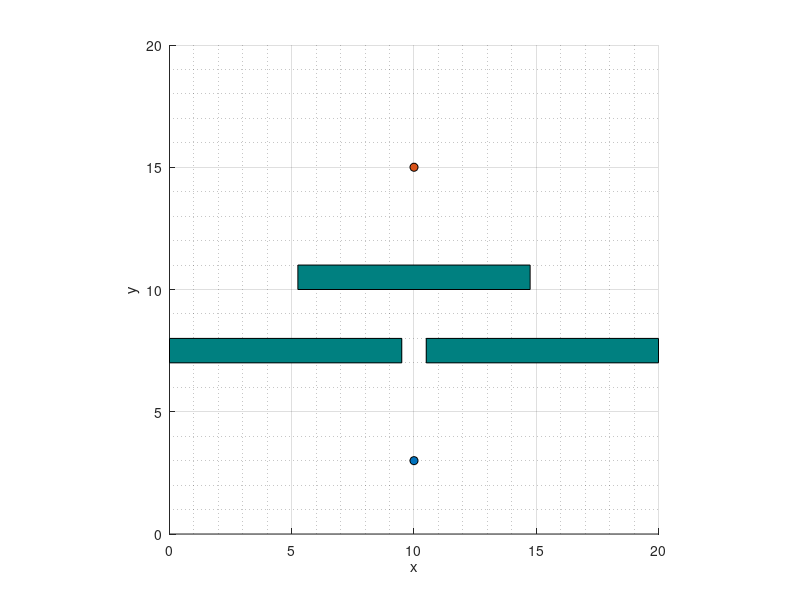

This figure's MATLAB source: (Note: this script raises an error after producing the figure.)
%% MAIN
clear;
close all;

field = struct();
field.height = 20;
field.width = 20;
field.center = 0.5*[field.width, field.height]';
field.bound = [field.width, field.height]';

start = [10, 3]';
goal = [10, 15]';

figure
xlim([0 field.width]);
ylim([0 field.height]);
xlabel('x');
ylabel('y');
grid on; grid minor;
axis square

obstacleColor = [0 .5 .5];
rectangle('Position',[0 7 9.5 1], 'FaceColor', obstacleColor)
rectangle('Position',[10.5 7 9.5 1], 'FaceColor', obstacleColor)
rectangle('Position',[5.25 10 9.5 1], 'FaceColor', obstacleColor)
hold on;
scatter(start(1), start(2), 'filled', 'MarkerEdgeColor', [0 0 0]);
scatter(goal(1), goal(2), 'filled', 'MarkerEdgeColor', [0 0 0]);

N = 5*1e3;
nodes = nan(2, N+1);
edges = nan(2, N+1);

nodes(:, 1) = start;
nodeDist = @(q1, q2) sum((q2 - q1).^2, 1);

dim = 2;
gamma = 3; % can be calculated explicitely

for i=2:N+1
    q_new = field.bound.*rand(2,1);
    % check if q_new is in collision
    
    % compute radius with q_new as center
    ball_radius = gamma * nthroot(log(i-1)/(i-1),dim);
    
%     original
%     [~, I] = min(nodeDist(q_new, nodes));
%     edges(:, i) = [I, i]; % "connection via indices"
%     nodes(:, i) = q_new;
    q_near = rangesearch(q_new, nodes, ball_radius);
    [~, I] = min(nodeDist(q_new, q_near));
    edges(:, i) = [I, i]; % "connection via indices"
    nodes(:, i) = q_new;
end

for i=2:N+1
    line([nodes(1, edges(1, i)) nodes(1, edges(2, i))], ...
         [nodes(2, edges(1, i)) nodes(2, edges(2, i))], ...
         'Color', 'black')
end